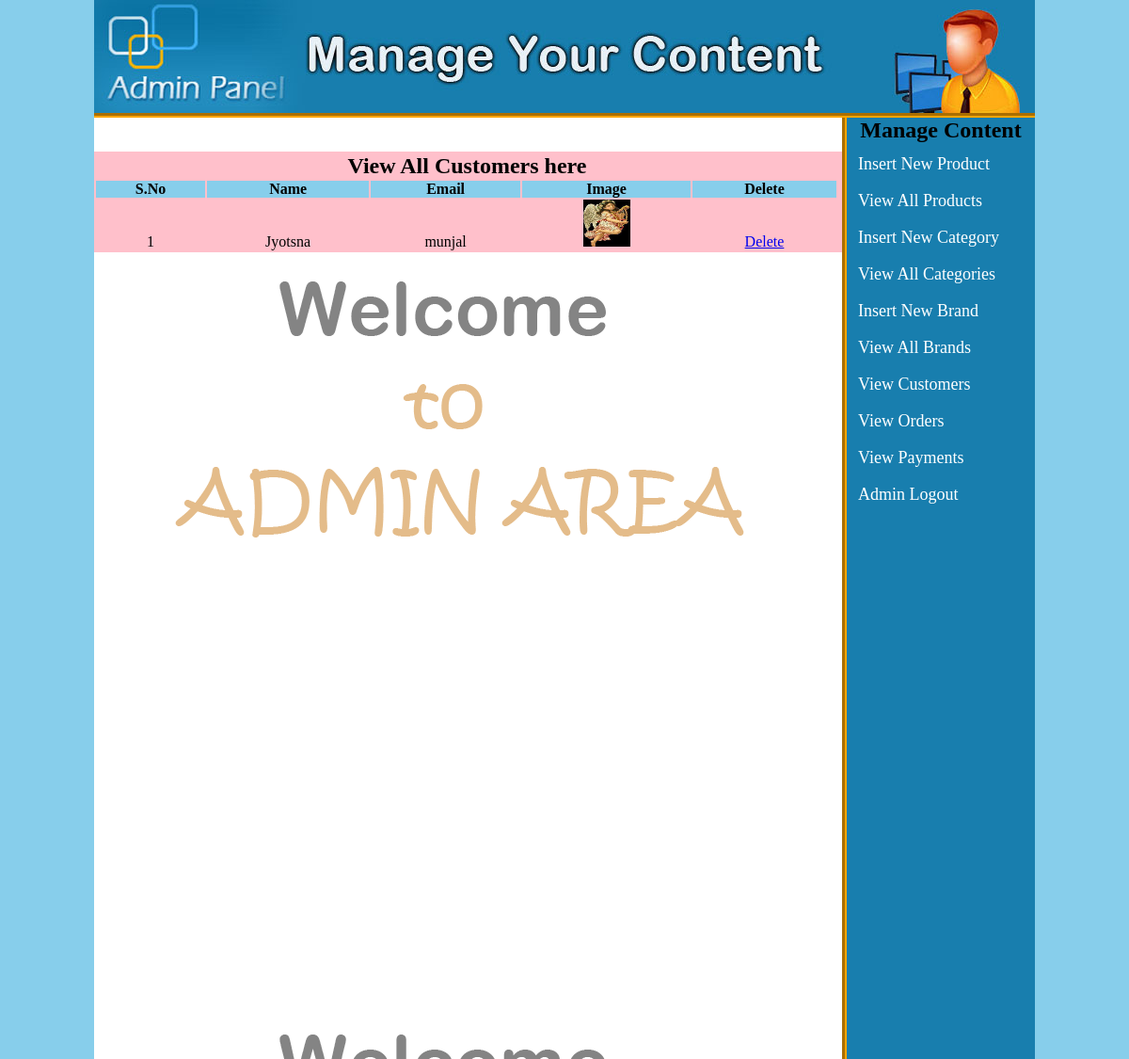
Page /admin_area/index.php?view_customers (signed in) on the committed database.
### tables this page shows
CREATE TABLE IF NOT EXISTS `customers` (
  `customer_id` int(10) NOT NULL AUTO_INCREMENT,
  `customer_ip` varchar(100) NOT NULL,
  `customer_name` text NOT NULL,
  `customer_email` varchar(100) NOT NULL,
  `customer_pass` varchar(100) NOT NULL,
  `customer_country` text NOT NULL,
  `customer_city` text NOT NULL,
  `customer_contact` varchar(255) NOT NULL,
  `customer_image` text NOT NULL,
  `customer_address` text NOT NULL,
  PRIMARY KEY (`customer_id`)
);

### admin_area/view_customers.php (the view, shortened to what this page needs)
<?php
if(!isset($_SESSION['user_email']))
{
	echo "<script>window.open('login.php?not_admin=You are not an admin!','_self')</script>";
}
else
{
?>
<table width="795" align="center" bgcolor="pink">
<tr align="center">
<td colspan="6"><h2>View All Customers here</h2></td>
</tr>
<tr align="center" bgcolor="skyblue">
<th>S.No</th>
<th>Name</th>
<th>Email</th>
<th>Image</th>
<th>Delete</th>
</tr>
<?php
$get_c="select * from customers";
$run_c=mysql_query($get_c);
$i=0;
while($row_c=mysql_fetch_array($run_c))
{
	$c_id=$row_c['customer_id'];
	$c_name=$row_c['customer_name'];
	$c_email=$row_c['customer_email'];
	$c_image=$row_c['customer_image'];
	$i++;
	?>
<tr align="center">
<td><?php echo $i;?></td>
<td><?php echo $c_name; ?></td>
<td><?php echo $c_email; ?></td>
<td><img src="../customer/customer_images/<?php echo $c_image; ?>" width="50" height="50"></td>
<td><a href="delete_c.php?delete_c=<?php echo $c_id ;?>">Delete</a></td>
</tr>
<?php } ?>
</table>
<?php } ?>

### admin_area/styles/style.css (style rules this page uses)
html, body, div, span, applet, object, iframe, h1, h2, h3, h4, h5, h6, p, blockquote, pre, a, abbr, acronym, address, big, cite, code, del, dfn, em, img, ins, kbd, q, s, samp, small, strike, strong, sub, sup, tt, var, b, u, i, center, dl, dt, dd, ol, ul, li, fieldset, form, label, legend, table, caption, tbody, tfoot, thead, tr, th, td, article, aside, canvas, details, embed, figure, figcaption, footer, header, hgroup, menu, nav, output, ruby, section, summary, time, mark, audio, video { margin: 0; padding: 0; border: 0; vertical-align: baseline; }
body { background:skyblue; }

### rows in the picture
customers: customer_name "Jyotsna", customer_email "munjal", customer_image (picture)
